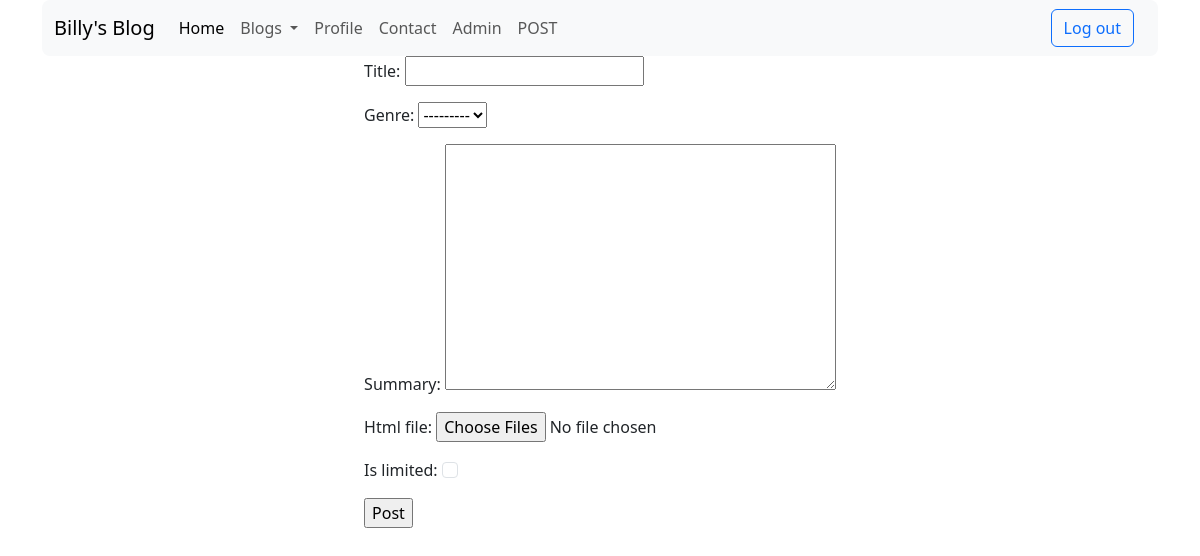
The page /post/ (signed in) on the database as committed earlier.
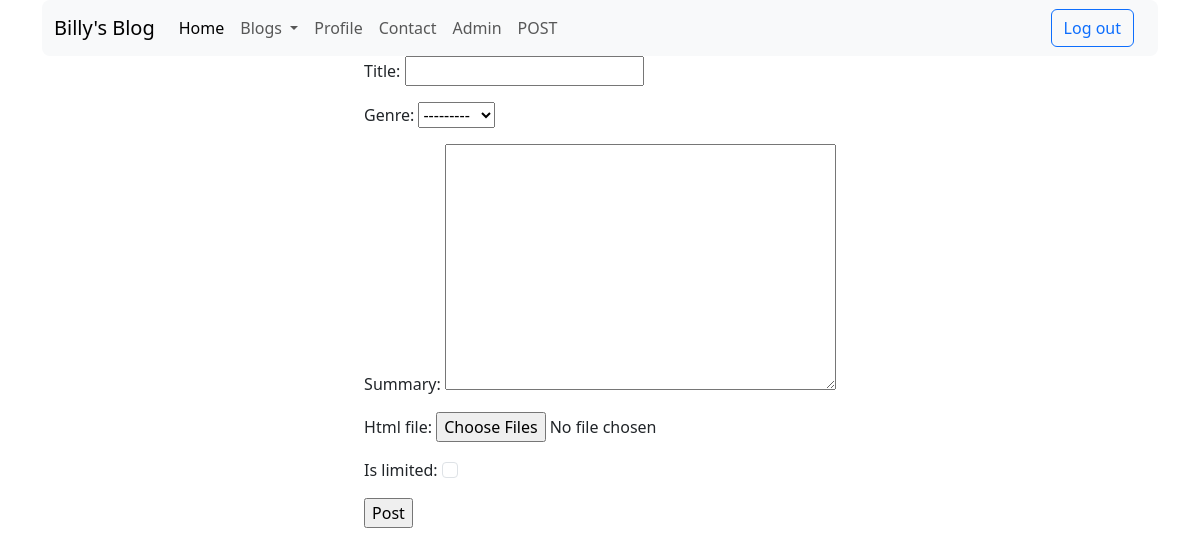
The same page on the database as committed later.
### blog_app/models.py (models this page shows)
class BaseModel(models.Model):
    created_at = models.DateTimeField(auto_now_add=True)
    updated_at = models.DateTimeField(auto_now=True)
    class Meta:
        abstract = True

class Topics(BaseModel):
    genre = models.CharField(max_length=255)
    def __str__(self):
        return str(self.genre)
    class Meta:
        ordering = ["-created_at"]

### blog_app/views.py (the view, shortened to what this page needs)
# urls.py: path('post/', PostArticleView.as_view(), name='post'),
class PostArticleView(OnlySuperUserMixin, FormView):
    template_name = "PostArticle.html"
    form_class = PostArticleForm
    success_url = reverse_lazy('blog_app:home')
    context_object_name = 'post_form'

### blog_app/forms.py
class PostArticleForm(forms.Form):
    title = forms.CharField(max_length=512)
    genre = forms.ModelChoiceField(Topics.objects.all())
    summary = forms.CharField(max_length=500, widget=forms.Textarea)
    html_file = MultipleFileField(widget=MultipleFileInput(attrs={'webkitdirectory':''}))
    is_limited = forms.BooleanField(
        widget=forms.CheckboxInput(attrs={'class':'form-check-input'}),
        required=False
    )

### blog_app/Mixin.py (called while the page is built)
    def test_func(self):
        return self.request.user.is_superuser

### blog_app/context_processors.py (called while the page is built)
def topic_list(request):
    topic_list = cache.get('topics')
    if not topic_list:
        topic_list = Topics.objects.all()
        cache.set('topics', topic_list, 60 * 1)
    return {
        'topics': topic_list,
    }

### templates/PostArticle.html (shortened to what this page needs)
{% extends 'base.html' %}
{% block body %}
<div class="container d-flex justify-content-center">
  <form method="POST" enctype="multipart/form-data">
    {{form.as_p}}
    <input type="submit" value="Post">
  </form>
</div>
{% endblock %}

Rows that differ between the two databases and show on the page:
added Topics: genre "---------"
Other text that changed with them:
form field genre: "---------" → (not shown)
